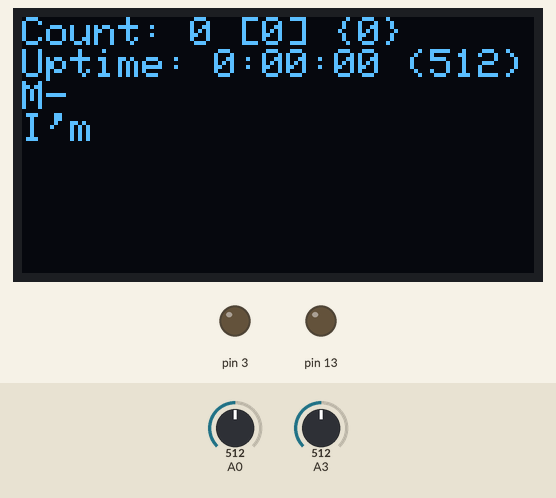
Recording of a sketch running on a simulated Arduino Uno, built with avr-gcc and run on an emulated ATmega328P. Shown: 128×64 one-colour display, output pins drawn as LEDs (lit = HIGH). Inputs (shaded band) come from the test bench; at power-on: A0 = 512, A3 = 512. What the sketch prints to the serial monitor is not drawn.

Above: at 2.2 s.
At 4.6 s:
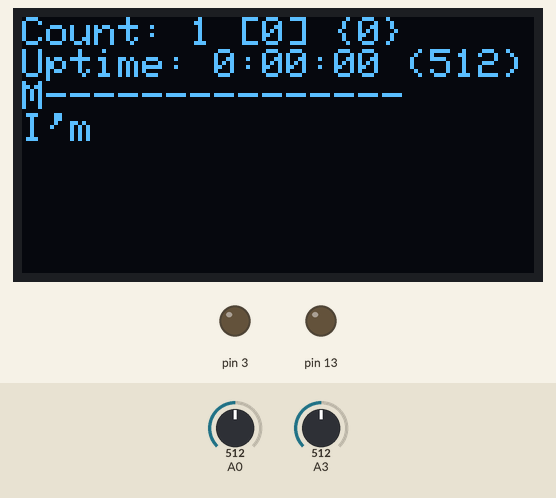
4.7 s: A0 set to 716
At 5.8 s:
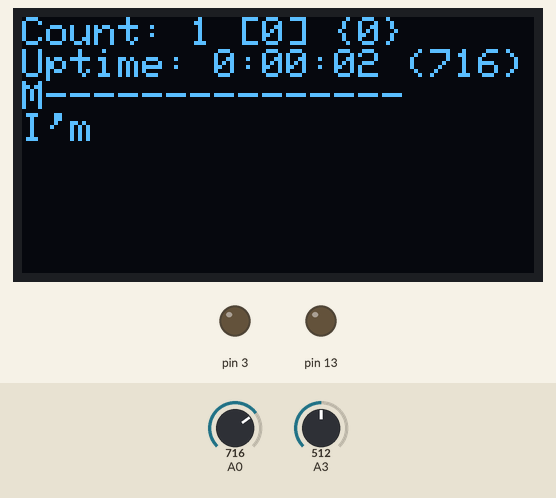
7.5 s: A0 set to 900
At 8.3 s:
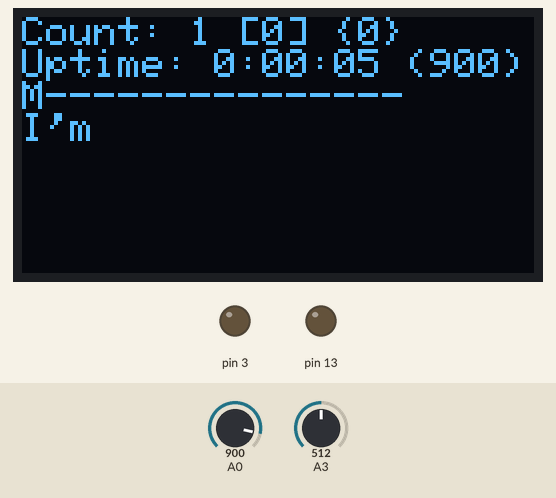
10.5 s: A0 set to 1023
At 17.6 s:
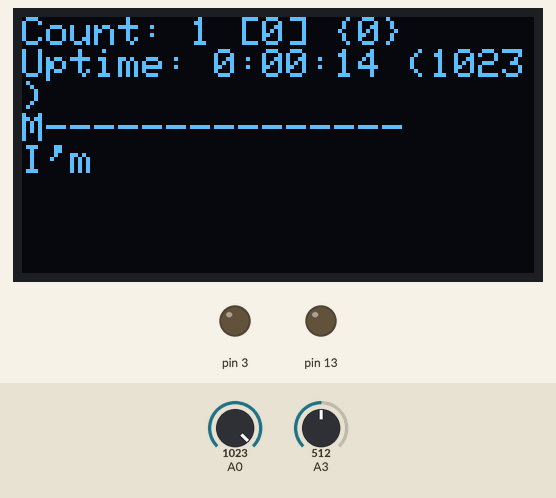
Timing chart, 0 to 19.1 s (numbered marks = the images above; inputs shaded):
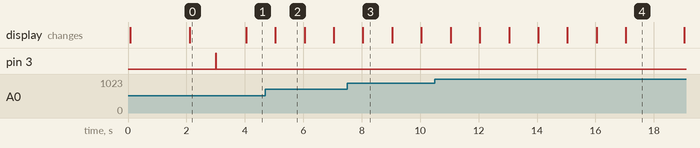

Measured:
- what the display in image 0 shows lasts 1.9 s, from 2.1 s to 4.0 s

The sketch:

OLED_M_S.ino
```cpp
/*
  CosmicWatch Desktop Muon Detector Arduino Code

  This code does not use the microSD card reader/writer, but does used the OLED screen.

  Questions?
  Spencer N. Axani
  saxani@mit.edu

  Requirements: Sketch->Include->Manage Libraries:
  SPI, EEPROM, SD, and Wire are probably already installed.
  1. Adafruit SSD1306     -- by Adafruit Version 1.0.1
  2. Adafruit GFX Library -- by Adafruit Version 1.0.2
  3. TimerOne             -- by Jesse Tane et al. Version 1.1.0
*/

#include <Adafruit_SSD1306.h>
#include <Adafruit_GFX.h>
#include <TimerOne.h>
#include <Wire.h>
#include <SPI.h>
#include <EEPROM.h>

const byte OLED = 1;                      // Turn on/off the OLED [1,0]

// Originally it was 50 and 15
const int SIGNAL_THRESHOLD      = 20;    // Min threshold to trigger on. See calibration.pdf for conversion to mV.
const int RESET_THRESHOLD       = 15;

const int LED_BRIGHTNESS        = 255;    // Brightness of the LED [0,255]

const long double cal[] = {-9.085681659276021e-27, 4.6790804314609205e-23, -1.0317125207013292e-19,
  1.2741066484319192e-16, -9.684460759517656e-14, 4.6937937442284284e-11, -1.4553498837275352e-08,
   2.8216624998078298e-06, -0.000323032620672037, 0.019538631135788468, -0.3774384056850066, 12.324891083404246};

const int cal_max = 1023;

//INTERUPT SETUP
#define TIMER_INTERVAL 1000000          // Every 1,000,000 us the timer will update the OLED readout

//OLED SETUP
#define OLED_RESET 10
Adafruit_SSD1306 display(OLED_RESET);

//initialize variables
char detector_name[40];
char detector_type[6];


unsigned long time_stamp                      = 0L;
unsigned long measurement_deadtime            = 0L;
unsigned long time_measurement                = 0L;      // Time stamp
unsigned long interrupt_timer                 = 0L;      // Time stamp
int start_time                                = 0L;      // Reference time for all the time measurements
unsigned long total_deadtime                  = 0L;      // total measured deadtime
unsigned long waiting_t1                      = 0L;
unsigned long measurement_t1;
unsigned long measurement_t2;

float sipm_voltage                            = 0;
long int count                                = 0L;      // A tally of the number of muon counts observed
long int countslave                           = 0L;      // A tally of the number of muon counts observed
long int countpin6                            = 0L;

float last_sipm_voltage                       = 0;
float temperatureC;
int theanalogwas = 0;
byte waiting_for_interupt                     = 0;
///////////////////////////////////////////////////////////////////////////////////
byte MASTER_SLAVE                             = 0; // 0 for master, 1 for slave
///////////////////////////////////////////////////////////////////////////////////
byte SLAVE;
byte MASTER;
byte keep_pulse                               = 0;
byte jack_on                                  = 0;
byte yes                                  = 0;

void setup() {
  analogReference (EXTERNAL);
  ADCSRA &= ~(bit (ADPS0) | bit (ADPS1) | bit (ADPS2));  // clear prescaler bits
  ADCSRA |= bit (ADPS0) | bit (ADPS1);                   // Set prescaler to 8
  Serial.begin(9600);

  display.begin(SSD1306_SWITCHCAPVCC, 0x3C);
  pinMode(3, OUTPUT);
  pinMode(6, INPUT);
  pinMode(13, OUTPUT);

  if (MASTER_SLAVE == 1) { // SLAVE
      SLAVE = 1;
      MASTER = 0;
      digitalWrite(3,HIGH);
      delay(1000);}

  else{ // MASTER
      delay(10);
      MASTER = 1;
      SLAVE = 0;
      //pinMode(6, OUTPUT);
      //digitalWrite(6, HIGH);}
  }
  if (OLED == 1){
      display.setRotation(2);         // Upside down screen (0 is right-side-up)
      OpeningScreen();                // Run the splash screen on start-up
      delay(2000);                    // Delay some time to show the logo, and keep the Pin6 HIGH for coincidence
      display.setTextSize(1);}

  else {delay(2000);}
  digitalWrite(3,LOW);
  //if (MASTER == 1) {digitalWrite(6, LOW);}


  get_detector_name(detector_name);
  if (MASTER == 1){
      Serial.println((String)"OLED_M_S," + detector_name + ",MASTER");}
  else{
      Serial.println((String)"OLED_M_S," + detector_name + ",SLAVE");}

  //Serial.println((String)count + " [" + countslave + "] " + time_stamp+ " " + adc+ " " + sipm_voltage + " " + measurement_deadtime+ " " + temperatureC + " " + MASTER_SLAVE + " " + keep_pulse + " " + detector_name);

  get_time();
  delay(900);
  start_time = millis();

  Timer1.initialize(TIMER_INTERVAL);             // Initialise timer 1
  Timer1.attachInterrupt(timerIsr);              // attach the ISR routine

}


void loop()
{
  while (1){

   // This is to check if the jack is working

   // if (digitalRead(6) == HIGH){
   //  countpin6++;
   // }

   //if (MASTER == 0){
   //   if (digitalRead(6) == HIGH)
   //if (digitalRead(6) == HIGH && jack_on == 0 && MASTER == 0){
   //   countpin6++;
   //   jack_on = 1;
   // } else {
   //   jack_on = 0;
   // }


   //if (digitalRead(6) == HIGH && jack_on == 0 && MASTER == 0){
   //   countpin6++;
   //   jack_on = 1;
   // } else {
   //   jack_on = 0;
   //  }


    if (analogRead(A0) > SIGNAL_THRESHOLD){

      // If Master, send a signal to the Slave
      if (MASTER == 1) {
          //digitalWrite(6, HIGH);
          count++;
          keep_pulse = 1;}

      // If Slave, check for signal from Master
      if (SLAVE == 1){
          countslave++;
          yes = 0;
          // check for ~40microseconds
          if (digitalRead(6) == HIGH){ yes = 1; }
          if (digitalRead(6) == HIGH){ yes = 1; }
          if (digitalRead(6) == HIGH){ yes = 1; }
          if (digitalRead(6) == HIGH){ yes = 1; }
          if (digitalRead(6) == HIGH){ yes = 1; }
          if (digitalRead(6) == HIGH){ yes = 1; }
          if (digitalRead(6) == HIGH){ yes = 1; }
          if (digitalRead(6) == HIGH){ yes = 1; }
          if (digitalRead(6) == HIGH){ yes = 1; }
          if ( yes==1 ){
              keep_pulse = 1;
              count++;}
          }

      theanalogwas = analogRead(A0);

      // Make a measurement of the pulse amplitude
      int adc = theanalogwas;


      // Measure the temperature, voltage reference is currently set to 3.3V
      temperatureC = (((analogRead(A3)+analogRead(A3)+analogRead(A3))/3. * (3300./1024)) - 500.)/10. ;

      // Measure deadtime
      measurement_deadtime = total_deadtime;
      time_stamp = millis() - start_time;


      // If you are within 15 miliseconds away from updating the OLED screen, we'll let if finish
      if((interrupt_timer + 1000 - millis()) < 15){
          waiting_t1 = millis();
          waiting_for_interupt = 1;
          delay(30);
          waiting_for_interupt = 0;}

      measurement_t1 = micros();

      // analogWrite(3, LED_BRIGHTNESS);

      if (MASTER == 1) {
          analogWrite(3, LED_BRIGHTNESS);
          sipm_voltage = get_sipm_voltage(adc);
          last_sipm_voltage = sipm_voltage;
          Serial.println((String)count + " [" + countslave + "] " + time_stamp+ " " + adc+ " " + sipm_voltage + " " + measurement_deadtime+ " " + temperatureC + " " + MASTER_SLAVE + " " + keep_pulse + " " + detector_name);
          }

      if (SLAVE == 1) {
          if (keep_pulse == 1) {
              analogWrite(3, LED_BRIGHTNESS);
              sipm_voltage = get_sipm_voltage(adc);
              last_sipm_voltage = sipm_voltage;
              Serial.println((String)count + " [" + countslave + "] " + time_stamp+ " " + adc+ " " + sipm_voltage + " " + measurement_deadtime+ " " + temperatureC + " " + MASTER_SLAVE + " " + keep_pulse + " " + detector_name);
              }
             }

      // get_detector_name(detector_name);
      //Serial.println((String)count + " [" + countslave + "] " + time_stamp+ " " + adc+ " " + sipm_voltage + " " + measurement_deadtime+ " " + temperatureC + " " + MASTER_SLAVE + " " + keep_pulse + " " + detector_name);
      keep_pulse = 0;
      digitalWrite(3, LOW);


      while(analogRead(A0) > RESET_THRESHOLD){
      /*
        display.clearDisplay();
        display.print(F("Analog read: "));
        display.println(analogRead(A0));
        display.display();
       */
        continue;}

            // If Master, stop signalling the Slave
      if (MASTER == 1) {
          digitalWrite(6, LOW);}

      total_deadtime += (micros() - measurement_t1) / 1000.;}}
}

void timerIsr()
{
  interrupts();
  interrupt_timer                       = millis();
  if (waiting_for_interupt == 1){
      total_deadtime += (millis() - waiting_t1);}
  waiting_for_interupt = 0;
  if (OLED == 1){
      get_time();}
}

void get_time()
{
  unsigned long int OLED_t1             = micros();
  float count_average                   = 0;
  float count_std                       = 0;

  if (count > 0.) {
      count_average   = count / ((interrupt_timer - start_time - total_deadtime) / 1000.);
      count_std       = sqrt(count) / ((interrupt_timer - start_time - total_deadtime) / 1000.);}
  else {
      count_average   = 0;
      count_std       = 0;}

  // Serial.println((String)"Analog Signal Now: " + analogRead(A0));


  display.setCursor(0, 0);
  display.clearDisplay();

  int minutes                 = ((interrupt_timer - start_time) / 1000 / 60) % 60;
  int seconds                 = ((interrupt_timer - start_time) / 1000) % 60;
  char min_char[4];
  char sec_char[4];

  sprintf(min_char, "%02d", minutes);
  sprintf(sec_char, "%02d", seconds);

//  display.println((String) ((interrupt_timer - start_time) / 1000 / 3600) + ":" + min_char + ":" + sec_char);

  display.println("Count: " + (String)count + " [" + (String)countslave + "]" + " {" + (String)countpin6 +"}");
  display.println("Uptime: " + (String) ((interrupt_timer - start_time) / 1000 / 3600) + ":" + min_char + ":" + sec_char + " (" + analogRead(A0) + ")");

  // If you want to see the base signal and the screen is not working
  // Serial.println((String)analogRead(A0));

  if (count < 0) {
    display.println("Hi, I'm "+(String)detector_name);
    }

      //if (MASTER == 1) {display.println(F("::---  MASTER   ---::"));}
      //if (SLAVE  == 1) {display.println(F("::---   SLAVE   ---::"));}}

  else{
      if (last_sipm_voltage > 180){
          display.print(F("===---- WOW! ----==="));}
      else{
            if (MASTER == 1) {display.print(F("M"));}
            if (SLAVE  == 1) {display.print(F("S"));}
            for (int i = 1; i <=  (last_sipm_voltage + 10) / 10; i++) {display.print(F("-"));}}
      display.println(F(""));}


  char tmp_average[4];
  char tmp_std[4];

  int decimals = 2;
  if (count_average < 10) {decimals = 3;}

  dtostrf(count_average, 1, decimals, tmp_average);
  dtostrf(count_std, 1, decimals, tmp_std);

  display.println("I'm "+(String)detector_name);

  display.display();

  total_deadtime                      += (micros() - OLED_t1 +73)/1000.;
}

void OpeningScreen(void)
{
    display.setTextSize(2);
    display.setTextColor(WHITE);
    display.setCursor(8, 0);
    display.clearDisplay();
    display.print(F("Cosmic \n     Watch"));
    display.display();
    display.setTextSize(1);
    display.clearDisplay();
}


// This function converts the measured ADC value to a SiPM voltage via the calibration array
float get_sipm_voltage(float adc_value)
{
  float voltage = 0;
  for (int i = 0; i < (sizeof(cal)/sizeof(float)); i++) {
    voltage += cal[i] * pow(adc_value,(sizeof(cal)/sizeof(float)-i-1));
    }
    return voltage;
}

// This function reads the EEPROM to get the detector ID
boolean get_detector_name(char* det_name)
{
    byte ch;                              // byte read from eeprom
    int bytesRead = 0;                    // number of bytes read so far
    ch = EEPROM.read(bytesRead);          // read next byte from eeprom
    det_name[bytesRead] = ch;               // store it into the user buffer
    bytesRead++;                          // increment byte counter

    while ( (ch != 0x00) && (bytesRead < 40) && ((bytesRead) <= 511) )
    {
        ch = EEPROM.read(bytesRead);
        det_name[bytesRead] = ch;           // store it into the user buffer
        bytesRead++;                      // increment byte counter
    }
    if ((ch != 0x00) && (bytesRead >= 1)) {det_name[bytesRead - 1] = 0;}
    return true;
}
```
